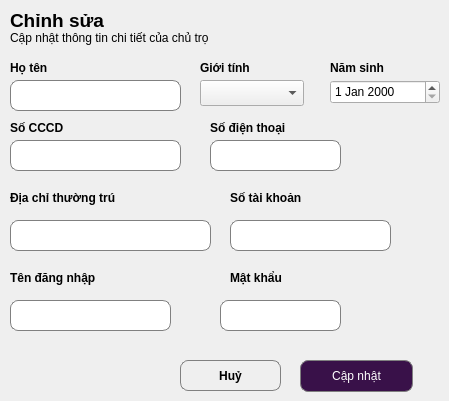
    <widget class="QWidget" name="page_83">
     <widget class="QLabel" name="label_945">
      <property name="geometry">
       <rect>
        <x>10</x>
        <y>10</y>
        <width>121</width>
        <height>21</height>
       </rect>
      </property>
      <property name="font">
       <font>
        <pointsize>14</pointsize>
        <weight>75</weight>
        <bold>true</bold>
       </font>
      </property>
      <property name="text">
       <string>Chỉnh sửa</string>
      </property>
     </widget>
     <widget class="QLabel" name="label_946">
      <property name="geometry">
       <rect>
        <x>10</x>
        <y>30</y>
        <width>271</width>
        <height>16</height>
       </rect>
      </property>
      <property name="text">
       <string>Cập nhật thông tin chi tiết của chủ trọ</string>
      </property>
     </widget>
     <widget class="QLabel" name="label_947">
      <property name="geometry">
       <rect>
        <x>10</x>
        <y>60</y>
        <width>81</width>
        <height>16</height>
       </rect>
      </property>
      <property name="font">
       <font>
        <weight>75</weight>
        <bold>true</bold>
       </font>
      </property>
      <property name="text">
       <string>Họ tên</string>
      </property>
     </widget>
     <widget class="QLabel" name="label_948">
      <property name="geometry">
       <rect>
        <x>200</x>
        <y>60</y>
        <width>81</width>
        <height>16</height>
       </rect>
      </property>
      <property name="font">
       <font>
        <weight>75</weight>
        <bold>true</bold>
       </font>
      </property>
      <property name="text">
       <string>Giới tính</string>
      </property>
     </widget>
     <widget class="QLabel" name="label_949">
      <property name="geometry">
       <rect>
        <x>330</x>
        <y>60</y>
        <width>81</width>
        <height>16</height>
       </rect>
      </property>
      <property name="font">
       <font>
        <weight>75</weight>
        <bold>true</bold>
       </font>
      </property>
      <property name="text">
       <string>Năm sinh</string>
      </property>
     </widget>
     <widget class="QLabel" name="label_950">
      <property name="geometry">
       <rect>
        <x>10</x>
        <y>120</y>
        <width>81</width>
        <height>16</height>
       </rect>
      </property>
      <property name="font">
       <font>
        <weight>75</weight>
        <bold>true</bold>
       </font>
      </property>
      <property name="text">
       <string>Số CCCD</string>
      </property>
     </widget>
     <widget class="QLabel" name="label_951">
      <property name="geometry">
       <rect>
        <x>210</x>
        <y>120</y>
        <width>91</width>
        <height>16</height>
       </rect>
      </property>
      <property name="font">
       <font>
        <weight>75</weight>
        <bold>true</bold>
       </font>
      </property>
      <property name="text">
       <string>Số điện thoại</string>
      </property>
     </widget>
     <widget class="QLabel" name="label_952">
      <property name="geometry">
       <rect>
        <x>10</x>
        <y>190</y>
        <width>121</width>
        <height>16</height>
       </rect>
      </property>
      <property name="font">
       <font>
        <weight>75</weight>
        <bold>true</bold>
       </font>
      </property>
      <property name="text">
       <string>Địa chỉ thường trú</string>
      </property>
     </widget>
     <widget class="QLabel" name="label_953">
      <property name="geometry">
       <rect>
        <x>10</x>
        <y>270</y>
        <width>111</width>
        <height>16</height>
       </rect>
      </property>
      <property name="font">
       <font>
        <weight>75</weight>
        <bold>true</bold>
       </font>
      </property>
      <property name="text">
       <string>Tên đăng nhập</string>
      </property>
     </widget>
     <widget class="QLabel" name="label_954">
      <property name="geometry">
       <rect>
        <x>230</x>
        <y>270</y>
        <width>81</width>
        <height>16</height>
       </rect>
      </property>
      <property name="font">
       <font>
        <weight>75</weight>
        <bold>true</bold>
       </font>
      </property>
      <property name="text">
       <string>Mật khẩu</string>
      </property>
     </widget>
     <widget class="QLabel" name="label_955">
      <property name="geometry">
       <rect>
        <x>230</x>
        <y>190</y>
        <width>81</width>
        <height>16</height>
       </rect>
      </property>
      <property name="font">
       <font>
        <weight>75</weight>
        <bold>true</bold>
       </font>
      </property>
      <property name="text">
       <string>Số tài khoản</string>
      </property>
     </widget>
     <widget class="QPushButton" name="btn_huy12">
      <property name="geometry">
       <rect>
        <x>180</x>
        <y>360</y>
        <width>101</width>
        <height>31</height>
       </rect>
      </property>
      <property name="font">
       <font>
        <weight>75</weight>
        <bold>true</bold>
       </font>
      </property>
      <property name="styleSheet">
       <string notr="true">QPushButton {
 border: 1px solid gray;
 border-radius: 8px;
 padding: 5px;
 color: black;
}</string>
      </property>
      <property name="text">
       <string>Huỷ</string>
      </property>
     </widget>
     <widget class="QPushButton" name="btn_capnhat5">
      <property name="geometry">
       <rect>
        <x>300</x>
        <y>360</y>
        <width>113</width>
        <height>32</height>
       </rect>
      </property>
      <property name="styleSheet">
       <string notr="true">QPushButton {
 border: 1px solid gray;
 border-radius: 8px;
 padding: 5px;
 background-color: #391149;
 color: white;
}</string>
      </property>
      <property name="text">
       <string>Cập nhật</string>
      </property>
     </widget>
     <widget class="QLineEdit" name="lne_hoten8">
      <property name="geometry">
       <rect>
        <x>10</x>
        <y>80</y>
        <width>171</width>
        <height>31</height>
       </rect>
      </property>
      <property name="styleSheet">
       <string notr="true">QLineEdit {
    border: 1px solid gray;
    border-radius: 8px;
    padding: 5px;
}</string>
      </property>
      <property name="text">
       <string/>
      </property>
      <property name="alignment">
       <set>Qt::AlignCenter</set>
      </property>
     </widget>
     <widget class="QLineEdit" name="lne_cccd6">
      <property name="geometry">
       <rect>
        <x>10</x>
        <y>140</y>
        <width>171</width>
        <height>31</height>
       </rect>
      </property>
      <property name="styleSheet">
       <string notr="true">QLineEdit {
    border: 1px solid gray;
    border-radius: 8px;
    padding: 5px;
}</string>
      </property>
      <property name="text">
       <string/>
      </property>
      <property name="alignment">
       <set>Qt::AlignCenter</set>
      </property>
     </widget>
     <widget class="QLineEdit" name="lne_sdt8">
      <property name="geometry">
       <rect>
        <x>210</x>
        <y>140</y>
        <width>131</width>
        <height>31</height>
       </rect>
      </property>
      <property name="styleSheet">
       <string notr="true">QLineEdit {
    border: 1px solid gray;
    border-radius: 8px;
    padding: 5px;
}</string>
      </property>
      <property name="text">
       <string/>
      </property>
      <property name="alignment">
       <set>Qt::AlignCenter</set>
      </property>
     </widget>
     <widget class="QLineEdit" name="lne_dcthuongtru1">
      <property name="geometry">
       <rect>
        <x>10</x>
        <y>220</y>
        <width>201</width>
        <height>31</height>
       </rect>
      </property>
      <property name="styleSheet">
       <string notr="true">QLineEdit {
    border: 1px solid gray;
    border-radius: 8px;
    padding: 5px;
}</string>
      </property>
      <property name="text">
       <string/>
      </property>
      <property name="alignment">
       <set>Qt::AlignCenter</set>
      </property>
     </widget>
     <widget class="QLineEdit" name="lne_stk1">
      <property name="geometry">
       <rect>
        <x>230</x>
        <y>220</y>
        <width>161</width>
        <height>31</height>
       </rect>
      </property>
      <property name="styleSheet">
       <string notr="true">QLineEdit {
    border: 1px solid gray;
    border-radius: 8px;
    padding: 5px;
}</string>
      </property>
      <property name="text">
       <string/>
      </property>
      <property name="alignment">
       <set>Qt::AlignCenter</set>
      </property>
     </widget>
     <widget class="QLineEdit" name="lne_tendangnhap4">
      <property name="geometry">
       <rect>
        <x>10</x>
        <y>300</y>
        <width>161</width>
        <height>31</height>
       </rect>
      </property>
      <property name="styleSheet">
       <string notr="true">QLineEdit {
    border: 1px solid gray;
    border-radius: 8px;
    padding: 5px;
}</string>
      </property>
      <property name="text">
       <string/>
      </property>
      <property name="alignment">
       <set>Qt::AlignCenter</set>
      </property>
     </widget>
     <widget class="QLineEdit" name="lne_matkhau4">
      <property name="geometry">
       <rect>
        <x>220</x>
        <y>300</y>
        <width>121</width>
        <height>31</height>
       </rect>
      </property>
      <property name="styleSheet">
       <string notr="true">QLineEdit {
    border: 1px solid gray;
    border-radius: 8px;
    padding: 5px;
}</string>
      </property>
      <property name="text">
       <string/>
      </property>
      <property name="alignment">
       <set>Qt::AlignCenter</set>
      </property>
     </widget>
     <widget class="QComboBox" name="cbo_gioitinh6">
      <property name="geometry">
       <rect>
        <x>200</x>
        <y>80</y>
        <width>104</width>
        <height>26</height>
       </rect>
      </property>
     </widget>
     <widget class="QDateEdit" name="date_namsinh1">
      <property name="geometry">
       <rect>
        <x>330</x>
        <y>80</y>
        <width>110</width>
        <height>24</height>
       </rect>
      </property>
     </widget>
    </widget>
